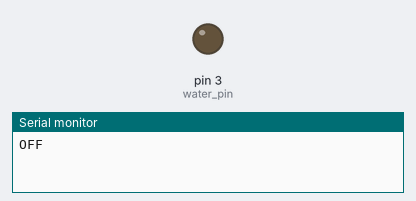
The sketch below on a simulated Arduino Uno, built with avr-gcc and run on an emulated ATmega328P. On the bench: output pins drawn as LEDs (lit = HIGH), the last lines printed to the serial monitor.

Above: at 1.0 s.
At 3.0 s:
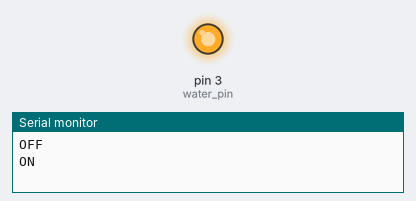
Timing chart, 0 to 5.2 s (numbered marks = the images above):
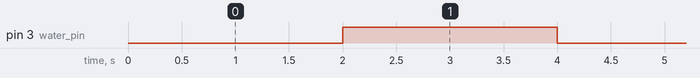

The sketch:

reward_only_water.ino
```cpp
int water_pin = 3;

void setup() {

  Serial.begin(9600);
  pinMode(water_pin, OUTPUT);

}

void loop() {

  Serial.println("OFF");
  digitalWrite(water_pin, LOW);
  delay(2000);

  Serial.println("ON");
  digitalWrite(water_pin, HIGH);
  delay(2000);

}
```

Measured:
- by itself, pin 3 (water_pin): alternates HIGH for 2.0 s and LOW for 2.0 s
